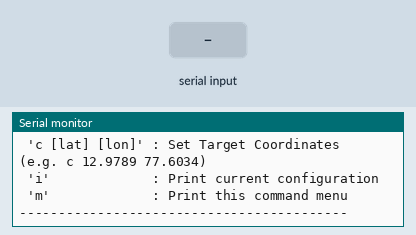
A sketch run on a simulated Arduino Uno, built with avr-gcc and run on an emulated ATmega328P. Shown: the last lines printed to the serial monitor. The inputs (shaded band) are chosen by the test bench.

Above: at 1.6 s.
1.7 s: "$GPRMC\n" received over Serial
At 4.6 s:
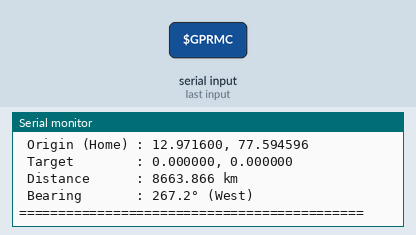
4.7 s: byte 104 ('h') received over Serial
At 7.3 s:
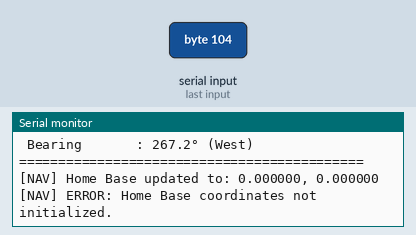
7.7 s: "h90\n" received over Serial
At 8.77 s:
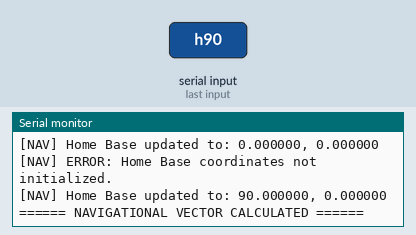
10.4 s: "c90\n" received over Serial
At 11.53 s:
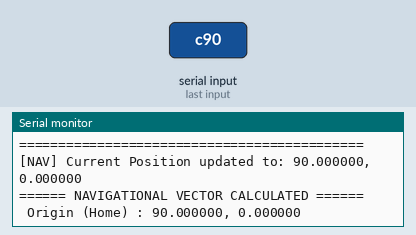
13.1 s: byte 105 ('i') received over Serial
At 13.9 s:
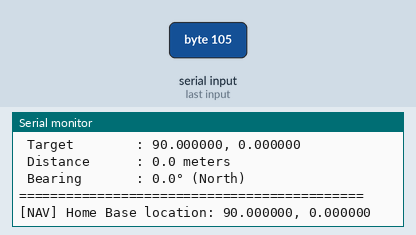

Measured:
- after the input at 1.7 s, the serial monitor: prints a new line after 2.3 s (image 1)
- after the input at 4.7 s, the serial monitor: prints a new line after 2.0 s (image 2)
- after the input at 7.7 s, the serial monitor: prints a new line after 1.0 s (image 3)
- after the input at 10.4 s, the serial monitor: prints a new line after 1.0 s (image 4)
- after the input at 13.1 s, the serial monitor: prints a new line at once (image 5)

The sketch:

Day_79_GPS_Distance.ino
```cpp
/*
 * 100 Projects with Arduino - Day 79
 * Project: GPS Distance & Bearing Calculator (Haversine Formula)
 *
 * DESCRIPTION:
 * This project implements spherical geometry algorithms to calculate the shortest path
 * distance (great-circle distance) and bearing (compass heading) between two geographical
 * GPS coordinates (Latitude/Longitude). To meet autonomous robotic routing requirements:
 * 1. Haversine Formula: Implements double-precision trigonometric math to calculate the distance
 *    in meters, accounting for the Earth's ellipsoidal curvature.
 * 2. True North Bearing Solver: Computes the target heading angle ($0^\circ - 360^\circ$) from the
 *    Start (Home) point to the Current (Target) point.
 * 3. GPS Integration: Interfaces a physical NEO-6M GPS module over SoftwareSerial to calculate
 *    real-time distance and bearing back to a set "Home Base".
 * 4. Navigational Simulator Shell: Allows manual input of Home (`h lat lon`) and Current (`c lat
 * lon`) positions to verify distance/bearing math immediately in the console.
 *
 * NAVIGATIONAL MATHEMATICS:
 * - Haversine Formula:
 *   $$\Delta\phi = \text{lat}_2 - \text{lat}_1, \quad \Delta\lambda = \text{lon}_2 - \text{lon}_1$$
 *   $$a = \sin^2(\Delta\phi/2) + \cos(\text{lat}_1)\cos(\text{lat}_2)\sin^2(\Delta\lambda/2)$$
 *   $$c = 2 \cdot \text{atan2}(\sqrt{a}, \sqrt{1-a})$$
 *   $$\text{Distance } d = R \cdot c \quad (\text{where } R \approx 6,371,000\,\text{meters})$$
 * - Bearing Formula (True Heading):
 *   $$\theta = \text{atan2}(\sin(\Delta\lambda)\cos(\text{lat}_2),
 * \cos(\text{lat}_1)\sin(\text{lat}_2) - \sin(\text{lat}_1)\cos(\text{lat}_2)\cos(\Delta\lambda))$$
 *   Bearing (degrees) $= (\theta \cdot 180 / \pi + 360) \pmod{360}$
 *
 * WIRING:
 * - NEO-6M GPS Pin -> Arduino Uno Pin
 *   - VCC -> 5V | GND -> GND | TX -> Pin 2 | RX -> Pin 3 (via resistor divider)
 */

#include <SoftwareSerial.h>

// --- PIN DEFINITIONS ---
const int GPS_RX_PIN = 2;  // GPS TX
const int GPS_TX_PIN = 3;  // GPS RX

SoftwareSerial gpsSerial(GPS_RX_PIN, GPS_TX_PIN);

// --- NMEA BUFFER VARIABLES ---
const int BUFFER_SIZE = 100;
char sentenceBuffer[BUFFER_SIZE];
int bufferIndex = 0;
bool isRecording = false;

// --- GEOGRAPHICAL VARIABLES (Decimal Degrees) ---
// Default Home base: Bangalore, India (roughly 12.9716° N, 77.5946° E)
float homeLat = 12.9716f;
float homeLon = 77.5946f;

float currentLat = 0.0f;
float currentLon = 0.0f;
bool currentFixValid = false;

// Earth radius in meters
const float EARTH_RADIUS_M = 6371000.0f;
// const float DEG_TO_RAD = PI / 180.0f; // Already defined in Arduino.h
// const float RAD_TO_DEG = 180.0f / PI; // Already defined in Arduino.h

void setup() {
  Serial.begin(9600);
  gpsSerial.begin(9600);

  Serial.println(F("=================================================="));
  Serial.println(F("Day 79: GPS Distance & Bearing (Haversine Solver)"));
  Serial.println(F("=================================================="));

  printHomeBase();
  printMenu();
}

void loop() {
  // 1. Read input from physical GPS receiver
  while (gpsSerial.available() > 0) {
    char c = gpsSerial.read();
    processGPSChar(c);
  }

  // 2. Poll hardware serial for CLI simulation commands
  if (Serial.available() > 0) {
    char cmd = Serial.read();
    if (cmd == '\n' || cmd == '\r') return;

    switch (cmd) {
      case 'h':
      case 'H':
        // Set Home position: h lat lon
        homeLat = Serial.parseFloat();
        homeLon = Serial.parseFloat();
        Serial.print(F("[NAV] Home Base updated to: "));
        printCoords(homeLat, homeLon);
        calculateNavTelemetry();
        break;

      case 'c':
      case 'C':
        // Set Current/Target position: c lat lon
        currentLat = Serial.parseFloat();
        currentLon = Serial.parseFloat();
        currentFixValid = true;
        Serial.print(F("[NAV] Current Position updated to: "));
        printCoords(currentLat, currentLon);
        calculateNavTelemetry();
        break;

      case 'i':
      case 'I':
        printHomeBase();
        break;

      case 'm':
      case 'M':
        printMenu();
        break;

      default:
        break;
    }
  }
}

// =============================================================
//  SPHERICAL NAVIGATION SOLVERS (MATH)
// =============================================================

/**
 * Calculates distance (Haversine) and bearing (compass angle) from Home to Current.
 */
void calculateNavTelemetry() {
  if (homeLat == 0.0f && homeLon == 0.0f) {
    Serial.println(F("[NAV] ERROR: Home Base coordinates not initialized."));
    return;
  }

  // Convert coordinates to radians
  float lat1 = homeLat * DEG_TO_RAD;
  float lon1 = homeLon * DEG_TO_RAD;
  float lat2 = currentLat * DEG_TO_RAD;
  float lon2 = currentLon * DEG_TO_RAD;

  // Differences
  float dLat = lat2 - lat1;
  float dLon = lon2 - lon1;

  // --- HAVERSINE DISTANCE MATH ---
  float a = sin(dLat / 2.0f) * sin(dLat / 2.0f) +
            cos(lat1) * cos(lat2) * sin(dLon / 2.0f) * sin(dLon / 2.0f);

  float c = 2.0f * atan2(sqrt(a), sqrt(1.0f - a));
  float distanceMeters = EARTH_RADIUS_M * c;

  // --- BEARING (HEADING) MATH ---
  float y = sin(dLon) * cos(lat2);
  float x = cos(lat1) * sin(lat2) - sin(lat1) * cos(lat2) * cos(dLon);

  float bearingRad = atan2(y, x);
  float bearingDegrees = bearingRad * RAD_TO_DEG;

  // Normalize bearing to 0 - 360 degrees
  if (bearingDegrees < 0.0f) {
    bearingDegrees += 360.0f;
  }

  // --- PRINT NAVIGATION SUMMARY ---
  Serial.println(F("\n====== NAVIGATIONAL VECTOR CALCULATED ======"));
  Serial.print(F(" Origin (Home) : "));
  printCoords(homeLat, homeLon);
  Serial.print(F(" Target        : "));
  printCoords(currentLat, currentLon);
  Serial.print(F(" Distance      : "));
  if (distanceMeters >= 1000.0f) {
    Serial.print(distanceMeters / 1000.0f, 3);
    Serial.println(F(" km"));
  } else {
    Serial.print(distanceMeters, 1);
    Serial.println(F(" meters"));
  }

  Serial.print(F(" Bearing       : "));
  Serial.print(bearingDegrees, 1);
  Serial.print(F("° ("));
  printCompassHeading(bearingDegrees);
  Serial.println(F(")"));
  Serial.println(F("============================================"));
}

// =============================================================
//  NMEA STREAM FILTERING & DECODING
// =============================================================
void processGPSChar(char c) {
  if (c == '$') {
    bufferIndex = 0;
    isRecording = true;
    sentenceBuffer[bufferIndex] = c;
    bufferIndex++;
  } else if (isRecording) {
    if (c == '\r' || c == '\n') {
      sentenceBuffer[bufferIndex] = '\0';
      isRecording = false;

      String sentence = String(sentenceBuffer);
      if (parseGPSCoordinates(sentence)) {
        // Automatically re-calculate navigation telemetry upon fresh GPS locks
        if (currentFixValid) {
          calculateNavTelemetry();
        }
      }
    } else if (bufferIndex < BUFFER_SIZE - 1) {
      sentenceBuffer[bufferIndex] = c;
      bufferIndex++;
    }
  }
}

bool parseGPSCoordinates(String sentence) {
  if (!sentence.startsWith("$GPRMC") && !sentence.startsWith("$GPGGA")) return false;

  // Split sentence by commas
  String fields[15];
  int fieldCount = 0;
  int lastComma = 0;

  for (int i = 0; i < sentence.length(); i++) {
    if (sentence[i] == ',' || sentence[i] == '*') {
      fields[fieldCount] = sentence.substring(lastComma + 1, i);
      fieldCount++;
      lastComma = i;
      if (sentence[i] == '*' || fieldCount >= 15) break;
    }
  }

  // Parse GPRMC
  if (fields[0].endsWith("RMC")) {
    if (fields[2] == "A") {
      currentFixValid = true;
      currentLat = convertToDecimalDegrees(fields[3], fields[4]);
      currentLon = convertToDecimalDegrees(fields[5], fields[6]);
      return true;
    } else {
      currentFixValid = false;
    }
  }
  // Parse GPGGA
  else if (fields[0].endsWith("GGA")) {
    int quality = fields[6].toInt();
    if (quality > 0) {
      currentFixValid = true;
      currentLat = convertToDecimalDegrees(fields[2], fields[3]);
      currentLon = convertToDecimalDegrees(fields[4], fields[5]);
      return true;
    } else {
      currentFixValid = false;
    }
  }
  return false;
}

float convertToDecimalDegrees(String rawCoord, String hemisphere) {
  if (rawCoord.length() == 0) return 0.0f;
  float val = rawCoord.toFloat();
  int deg = (int)(val / 100.0f);
  float min = val - (deg * 100.0f);
  float decimalDeg = deg + (min / 60.0f);
  if (hemisphere == "S" || hemisphere == "W") decimalDeg = -decimalDeg;
  return decimalDeg;
}

// =============================================================
//  FORMATTING PRINT UTILITIES
// =============================================================
void printCoords(float lat, float lon) {
  Serial.print(lat, 6);
  Serial.print(F(", "));
  Serial.println(lon, 6);
}

void printCompassHeading(float degrees) {
  if (degrees >= 337.5f || degrees < 22.5f)
    Serial.print(F("North"));
  else if (degrees >= 22.5f && degrees < 67.5f)
    Serial.print(F("North-East"));
  else if (degrees >= 67.5f && degrees < 112.5f)
    Serial.print(F("East"));
  else if (degrees >= 112.5f && degrees < 157.5f)
    Serial.print(F("South-East"));
  else if (degrees >= 157.5f && degrees < 202.5f)
    Serial.print(F("South"));
  else if (degrees >= 202.5f && degrees < 247.5f)
    Serial.print(F("South-West"));
  else if (degrees >= 247.5f && degrees < 292.5f)
    Serial.print(F("West"));
  else if (degrees >= 292.5f && degrees < 337.5f)
    Serial.print(F("North-West"));
}

void printHomeBase() {
  Serial.print(F("[NAV] Home Base location: "));
  printCoords(homeLat, homeLon);
}

void printMenu() {
  Serial.println(F("\n--- NAVIGATION VECTOR SIMULATOR SHELL ---"));
  Serial.println(F(" 'h [lat] [lon]' : Set Home Base Coordinates (e.g. h 12.9716 77.5946)"));
  Serial.println(F(" 'c [lat] [lon]' : Set Target Coordinates    (e.g. c 12.9789 77.6034)"));
  Serial.println(F(" 'i'             : Print current configuration"));
  Serial.println(F(" 'm'             : Print this command menu"));
  Serial.println(F("------------------------------------------"));
}
```
